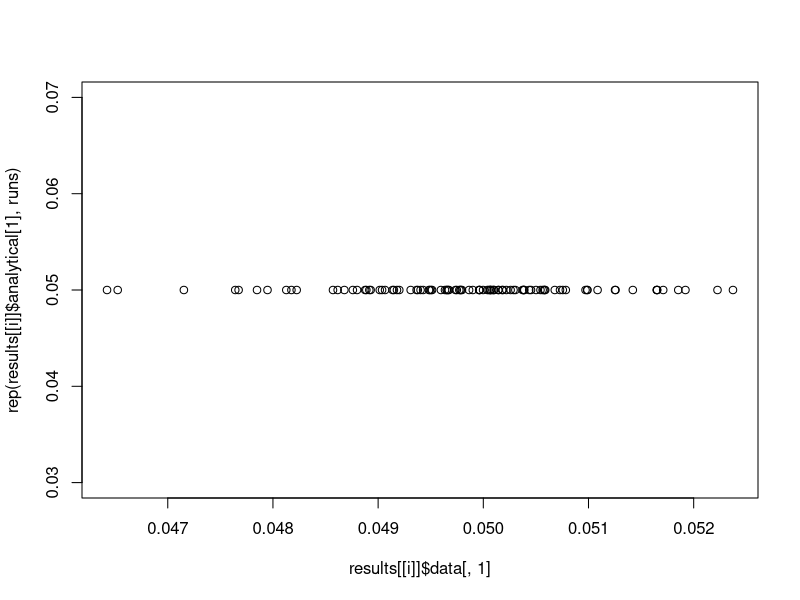
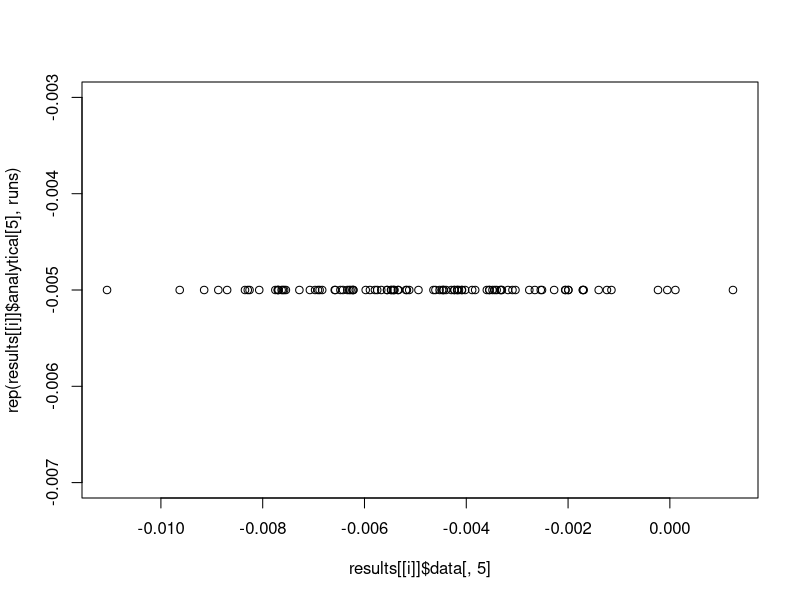
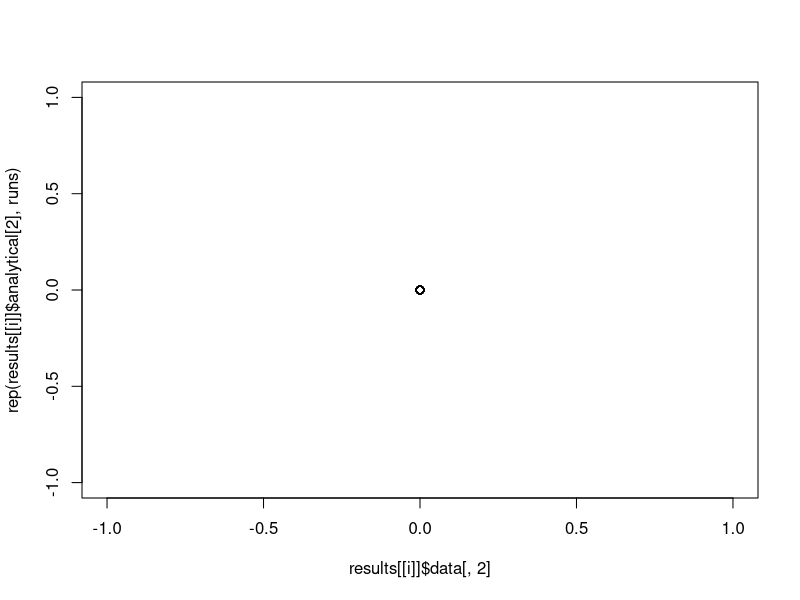
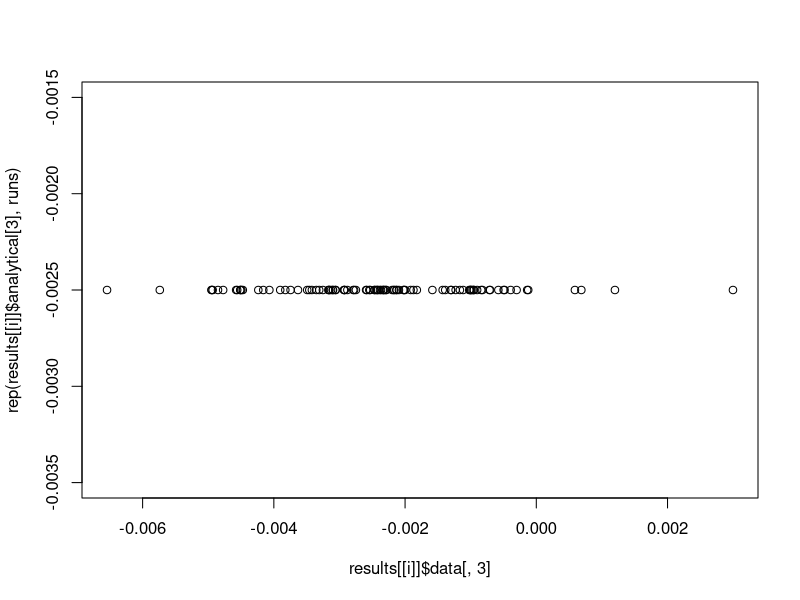
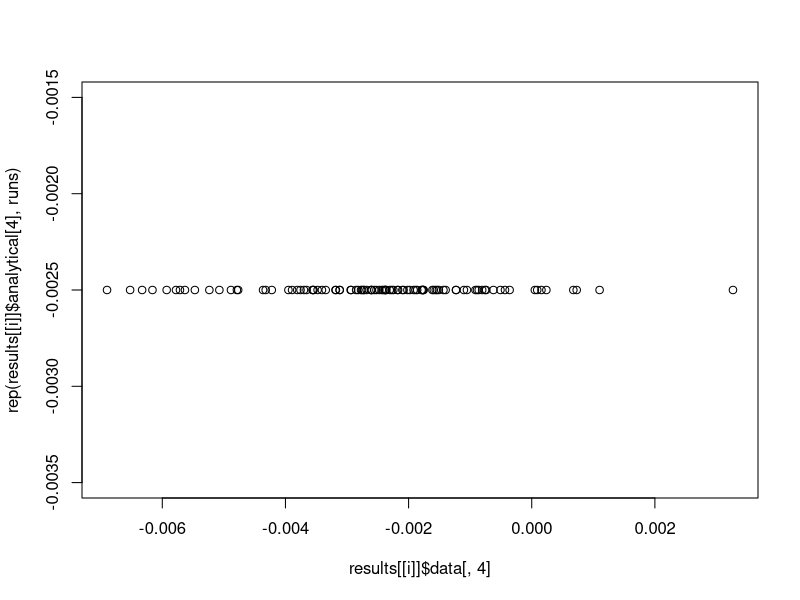
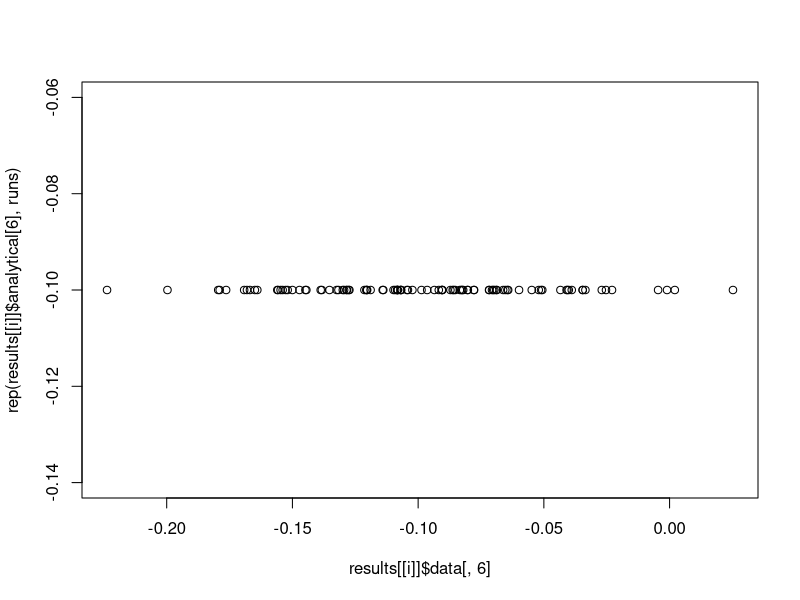
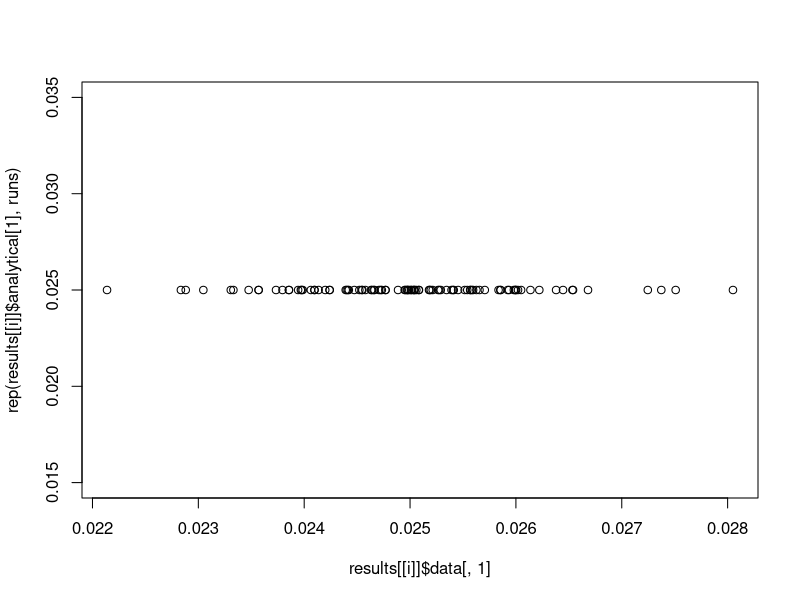
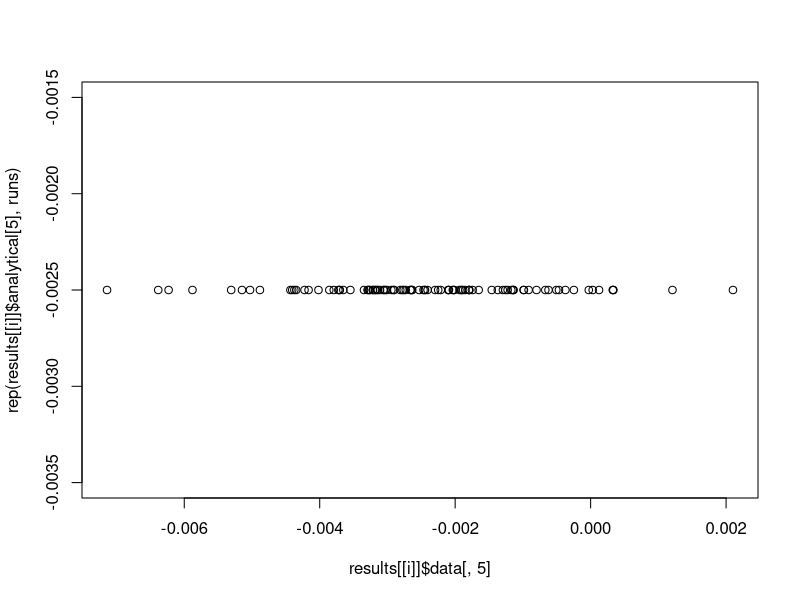

The R source for these figures, in order: (Note: this script raises an error after producing the figures.)
#################################### SUMMARY ################################### 

# This script chooses parameter values for the Monte Carlo exercise

# The first stage is assumed to be
# D = 1(z * (d0 + x'd)  >=  V)
# where the marginal distribution of V is N(0, 1), so the propensity score is
# p(x,z) = Phi(z * (d0 + x'd))
# d0 + x'd controls the sign of the relationship between Z and D. 

# The second stage is 
# Y(0) = U(0)
# Y(1) = B_0 + x'B + U(1)
# Y = Y(0) + D(Y(1) - Y(0))
# where (V, U(1), U(0)) are jointly normal. 

################################# FRONT MATTER #################################

rm(list = ls())
gc()

library(mvtnorm)
library(ggplot2)
library(dplyr)
library(tidyr)
library(boot)
library(xtable)

path <- getwd()

################################### SETTINGS ###################################

parameters <- vector(mode = "list", length = 2)
parameters[[1]] <- list()
parameters[[2]] <- list()

targets <- vector(mode = "list", length = 2)
targets[[1]] <- list(compliers = 0.11,
                     defiers = 0.09,
                     tau_B = -0.05,
                     tau_U = -0.05)
targets[[2]] <- list(compliers = 0.06,
                     defiers = 0.04,
                     tau_B = -0.05,
                     tau_U = -0.05)

e_tol <- 0.00000001 # error tolerance
# search bounds for use in calibration block 1 
bounds <- list(top =  c(0.1, 0.08), bottom = c(0.05, 0.01))

############################## CALIBRATION BLOCK 1 #############################

# Choose d0 and sqrt(d'd) (sd_d) to attain the desired shares of compliers and 
# defiers

# integrate this kernel from -d0 to Inf to get the share of compliers
# integrate -1 times this kernel from -Inf to -d0 to get the share of defiers
kernel <- function(z, d0, sd_d)(
  
  return((pnorm(d0 + z) - pnorm(0)) * dnorm(z, mean = 0, sd = sd_d))
  
)

# Loop to solve for sd_d which meets the compliers target
get_sd_d <- function(d0, e_tol, targets){
  
  # initial guess
  n_points <- 101
  sd_d <- seq(0.01, 1, length.out = n_points)
  compliers <- rep(0, n_points)
  
  for (i in 1:n_points){
    
    compliers[i] <- integrate(kernel, lower = -d0, upper = Inf, 
                              d0 = d0, sd_d = sd_d[i])$value
    
  }
  
  index <- which.min(abs(compliers - targets$compliers))
  upper <- sd_d[min(n_points, index + 1)]
  lower <- sd_d[max(1, index - 1)]
  error <- abs(compliers[index] - targets$compliers)
  
  # quick loop to improve
  while(error > e_tol){
    
    sd_d <- seq(lower, upper, length.out = n_points)
    for (i in 1:n_points){
      
      compliers[i] <- integrate(kernel, lower = -d0, upper = Inf, 
                                d0 = d0, sd_d = sd_d[i])$value
      
    }
    
    index <- which.min(abs(compliers - targets$compliers))
    upper <- sd_d[min(n_points, index + 1)]
    lower <- sd_d[max(1, index - 1)]
    error <- abs(compliers[index] - targets$compliers)
    
  }
  
  # final answer
  return(list(sd_d = sd_d[index], compliers = compliers[index]))
 
}

# Split the difference type algorithm to find d0 and sd_d 
# Assume that desired compliers share > desired defiers share
# Loop is as follows:
# * Take d0 as fixed
# * Choose sd_d to attain the desired compliers shares
# * For this (d0, sd_d) pair, evaluate the defier shares
# * If the defiers share is too small, d0 is too large -> revise upper bound
# * If the defiers share is too large, d0 is too small -> revise lower bound

for (i in 1:length(targets)){
  
  # upper and lower bounds of the search region
  top <- bounds$top[i]
  bottom <- bounds$bottom[i]
  
  count <- 0
  limit <- 1000 # maximum number of iterations
  
  while (count < limit){
    
    mid <- (top + bottom) / 2
    
    # solve for sd_d that matches compliers
    sd_d <- get_sd_d(d0 = mid, e_tol = e_tol, targets = targets[[i]])$sd_d
    
    # check defiers
    defiers <- - integrate(kernel, lower = - Inf, upper = -mid, 
                           d0 = mid, sd_d = sd_d)$value
    
    if (abs(defiers - targets[[i]]$defiers) < e_tol){
      print("converged")
      break
    }else{
      if (defiers > targets[[i]]$defiers){
        bottom <- mid
      }else{
        top <- mid
      }
    }
    
    count <- count + 1
    
  }
  
  parameters[[i]]$d0 <- mid
  parameters[[i]]$sd_d <- sd_d
  
}

############################## VALIDATE PARAMETERS #############################

# Check if these parameters give the correct shares for complier and defiers

K <- 3 # number of X variables
n <- 100000

results <- vector(mode = "list", length = length(parameters))

for (i in 1:length(parameters)){
  
  d <- runif(K, min = -1, max = 1)
  d <- d * parameters[[i]]$sd_d / sqrt(sum(d * d))
  
  X <- matrix(rnorm(n * K), nrow = n, ncol = K)
  Xd <- X %*% matrix(d, nrow = K, ncol = 1)
  
  comparisons <- matrix(0, 3, 2)
  
  comparisons[, 1] <- c(targets[[i]]$compliers + targets[[i]]$defiers,
                        targets[[i]]$compliers,
                        targets[[i]]$defiers)
  comparisons[1, 2] <- mean(abs(pnorm(parameters[[i]]$d0 + Xd) - pnorm(0)))
  comparisons[2, 2] <- mean(((parameters[[i]]$d0 + Xd) > 0) * 
                              abs(pnorm(parameters[[i]]$d0 + Xd) - pnorm(0)))
  comparisons[3, 2] <- mean(((parameters[[i]]$d0 + Xd) < 0) * 
                              abs(pnorm(parameters[[i]]$d0 + Xd) - pnorm(0)))
  
  rownames(comparisons) <- c("switchers", "compliers", "defiers")
  results[[i]] <- comparisons
  
}

results[[1]]
results[[2]]


############################## CALIBRATION BLOCK 2 #############################

# Given d0 and sd_d, choose B'd to target a value of the asymptotic estimand. 
# We have the formula
# tau = B0 + (B'd / d'd) * term_two + (rho_1v - rho_0v) * term_three
# where term_two captures the effect of XB and term three the effect of U. We 
# can simply evaluate these integrals and then choose the multiplying constants.

# kernel_one is s(X) * D * (Z - E[Z|X])
kernel_one <- function(z, d0, sd_d){
  
  return((2 * (d0 + z >= 0) - 1) * (pnorm(d0 + z) - pnorm(0)) * 
           dnorm(z, mean = 0, sd = sd_d))
  
}

# kernel_two is s(X) * D * (Z - E[Z|X]) * Xd 
kernel_two <- function(z, d0, sd_d){
  
  return((2 * (d0 + z >= 0) - 1) * (pnorm(d0 + z) - pnorm(0)) * 
           z * dnorm(z, mean = 0, sd = sd_d))
  
}

# kernel_three is s(X) * ((1 - D) * U0 + D * U1) * (Z - E[Z|X])
kernel_three <- function(z, d0, sd_d){
  
  return((2 * (d0 + z >= 0) - 1) * (dnorm(0) - dnorm(d0 + z)) * 
           dnorm(z, mean = 0, sd = sd_d))
  
}

for (i in 1:length(targets)){
  
  denom <- integrate(kernel_one, lower = -Inf, upper = Inf, 
                     d0 = parameters[[i]]$d0,
                     sd_d = parameters[[i]]$sd_d)$value
  
  term_two <- integrate(kernel_two, lower = -Inf, upper = Inf, 
                        d0 = parameters[[i]]$d0,
                        sd_d = parameters[[i]]$sd_d)$value / denom
  
  term_three <- integrate(kernel_three, lower = -Inf, upper = Inf, 
                          d0 = parameters[[i]]$d0,
                          sd_d = parameters[[i]]$sd_d)$value / denom
  
  # chi_two = ||B|| * B'd / ||d||
  chi_two <- targets[[i]]$tau_B / term_two
  rho_Bd <- - 0.5
  sd_B <- chi_two * parameters[[i]]$sd_d / rho_Bd
  
  # chi_three = sd_1 rho_1V - sd_0 rho_0V
  chi_three <- targets[[i]]$tau_U / term_three
  
  # fix correlations and adjst standard deviations to match the target
  sigma <- diag(1, 3)
  sigma[2, 1] <- -0.25
  sigma[3, 1] <- -0.5
  sigma[3, 2] <- 0.5
  sigma[1, 2] <- -0.25
  sigma[1, 3] <- -0.5
  sigma[2, 3] <- 0.5
  
  # assume sd_U is common for U(1) and U(0). Back it out.
  sd_U <- chi_three / (sigma[3, 1] - sigma[3, 2])
  # multiply by sd_U so that sigma is a covariance
  sigma[, 1:2] <- sigma[, 1:2] * sd_U
  sigma[1:2, ] <- sigma[1:2, ] * sd_U
  
  # # Randomly draw Sigma
  # A <- matrix(rnorm(9), nrow = 3, ncol = 3)
  # sigma <- t(A) %*% A
  # sd_V <- sqrt(sigma[3, 3])
  # sigma[3, ] <- sigma[3, ] / sd_V
  # sigma[, 3] <- sigma[, 3] / sd_V
  # chi_2 <- sigma[3, 1] - sigma[3, 2]
  parameters[[i]]$sd_B <- sd_B
  parameters[[i]]$rho_Bd <- rho_Bd
  parameters[[i]]$sigma <- sigma
  
}

############################## VALIDATE PARAMETERS #############################

# Check if parameters give the correct asymptotic estimand
K <- 3
n <- 100000
runs <- 100

# other parameters
pZ <- 1 / 2
Var_Z <- pZ * (1 - pZ)
B0 <- 0

results <- vector(mode = "list", length = 2)

for (i in 1:length(parameters)){
  
  analytical <- rep(0, 6)
  names(analytical) <- c("denom", "num_1", "num_2", "num_3", "num", "tau")
  analytical[1] <- Var_Z * 
    integrate(kernel_one, lower = -Inf, upper = Inf, 
              d0 = parameters[[i]]$d0, 
              sd_d = parameters[[i]]$sd_d)$value
  analytical[2] <- Var_Z * B0 * 
    integrate(kernel_one, lower = -Inf, upper = Inf, 
              d0 = parameters[[i]]$d0, 
              sd_d = parameters[[i]]$sd_d)$value
  analytical[3] <- Var_Z * 
    (parameters[[i]]$sd_B * parameters[[i]]$rho_Bd / parameters[[i]]$sd_d) *
    integrate(kernel_two, lower = -Inf, upper = Inf, 
              d0 = parameters[[i]]$d0, 
              sd_d = parameters[[i]]$sd_d)$value 
  analytical[4] <- Var_Z * 
    (parameters[[i]]$sigma[3, 1] - parameters[[i]]$sigma[3, 2]) * 
    integrate(kernel_three, lower = -Inf, upper = Inf, 
              d0 = parameters[[i]]$d0, 
              sd_d = parameters[[i]]$sd_d)$value    
  analytical[5] <- sum(analytical[2:4])
  analytical[6] <- analytical[5] / analytical[1]
  
  data <- matrix(0, runs, 6)
  colnames(data) <- c("denom", "num_1", "num_2", "num_3", "num", "tau")
  
  for (j in 1:runs){
    
    # Generate B and d subject to constraints
    # Construct orthogonal vectors 
    e_1 <- runif(K, min = - 1, max = 1)
    u <- runif(K, min = - 1, max = 1)
    e_2 <- u - sum(e_1 * u) * e_1 / (sum(e_1 ^ 2))
    e_1 <- e_1 / sqrt(sum(e_1 ^ 2))
    e_2 <- e_2 / sqrt(sum(e_2 ^ 2))
    
    # Use e_1 and e_2 to build d and B
    d <- e_1 * parameters[[i]]$sd_d
    B <- parameters[[i]]$sd_B * 
      (parameters[[i]]$rho_Bd * e_1 + sqrt(1 - parameters[[i]]$rho_Bd ^ 2) * e_2)
    
    X <- matrix(rnorm(n * K), nrow = n, ncol = K)
    Xd <- X %*% as.matrix(d, nrow = K, ncol = 1)
    XB <- X %*% as.matrix(B, nrow = K, ncol = 1)
    
    s <- 2 * as.numeric(parameters[[i]]$d0 + Xd >= 0) - 1
    
    Z <- rbinom(n, 1, pZ)
    Z_tilde <- Z - mean(Z)
    
    U <- rmvnorm(n, mean = rep(0, K), sigma = parameters[[i]]$sigma)
    colnames(U) <- c("U1", "U0", "V")
    U <- data.frame(U)
    
    D <- as.numeric(Z * (parameters[[i]]$d0 + Xd) >= U$V)
    
    Y <- (1 - D) * U$U0 + D * (B0 + XB + U$U1)
    
    # Denominator
    data[j, 1] <- mean(s * D * Z_tilde)
    
    # Numerator
    data[j, 2] <- B0 * mean(s * D * Z_tilde)
    data[j, 3] <- mean(s * D * XB * Z_tilde)
    data[j, 4] <- mean(s * ((1 - D) * U$U0 + D * U$U1) * Z_tilde)
    data[j, 5] <- sum(data[j, 2:4])
    
    # Estimand
    data[j, 6] <- data[j, 5] / data[j, 1]
    
  }
  
  results[[i]] <- list(analytical = analytical,
                       data = data)
  
}

for (i in 1:length(parameters)){
  
  # denominator
  plot(results[[i]]$data[, 1], rep(results[[i]]$analytical[1], runs))
  mean(results[[i]]$data[, 1])
  results[[i]]$analytical[1]
  
  # numerator
  plot(results[[i]]$data[, 5], rep(results[[i]]$analytical[5], runs))
  mean(results[[i]]$data[, 5])
  results[[i]]$analytical[5]
  
  # numerator part 1
  plot(results[[i]]$data[, 2], rep(results[[i]]$analytical[2], runs))
  mean(results[[i]]$data[, 2])
  results[[i]]$analytical[2]
  
  # numerator part 2
  plot(results[[i]]$data[, 3], rep(results[[i]]$analytical[3], runs))
  mean(results[[i]]$data[, 3])
  results[[i]]$analytical[3]
  
  # numerator part 3
  plot(results[[i]]$data[, 4], rep(results[[i]]$analytical[4], runs))
  mean(results[[i]]$data[, 4])
  results[[i]]$analytical[4]
  
  # tau
  plot(results[[i]]$data[, 6], rep(results[[i]]$analytical[6], runs))
  mean(results[[i]]$data[, 6])
  results[[i]]$analytical[6]
  
}

############################### SWITCHER DENSITY ###############################

# Given these parameters, plot the density of switchers (compliers and defiers)
n_points <- 1001
C <- seq(-1/2, 1/2, length.out = n_points)

filenames <- paste0("switcher_dens_parameters_", 1:length(parameters))

for (i in 1:length(parameters)){
  
  dens <- rep(0, n_points)
  dist <- rep(0, n_points)
  
  for (j in 1:n_points){
    
    dist[j] <- pnorm(qnorm(pnorm(0) + C[j]) - parameters[[i]]$d0, 
                     mean = 0, sd = parameters[[i]]$sd_d) 
    dens[j] <-  dnorm(qnorm(pnorm(0) + C[j]) - parameters[[i]]$d0, 
                      mean = 0, sd = parameters[[i]]$sd_d) / 
      dnorm(qnorm(pnorm(0) + C[j]) - parameters[[i]]$d0)
    
  }
  
  plot(C, dist)
  plot(C, dens)
  
  # verify by simulation
  K <- 3
  n <- 100000
  d <- runif(K, min = - 1, max  = 1)
  d <- d * parameters[[i]]$sd_d / sqrt(sum(d ^ 2))
  X <- matrix(rnorm(n * K), nrow = n, ncol = K)
  Xd <- X %*% as.matrix(d, nrow = K, ncol = 1)
  Delta <- pnorm(Xd + parameters[[i]]$d0) - pnorm(0)
  
  emp_dist <- ecdf(Delta)
  data_dist <- rep(0, n_points)
  
  for (j in 1:n_points){
    
    data_dist[j] <- emp_dist(C[j])
    
  }
  
  plot_data <- data.frame(C = C, data = data_dist, analytical = dist)
  plot_data %>% ggplot() + 
    geom_line(aes(x = C, y = data, col = "data")) + 
    geom_line(aes(x = C, y = analytical, col = "analytical")) + 
    theme_bw() + 
    theme(legend.title = element_blank())
  
  data_dens <- density(Delta)
  plot(data_dens)
  lines(C, dens, lty = 2)
  
  dens[1] <- 0
  dens[n_points] <- 0
  
  # Nice plot of the density of switchers
  pdf(file = paste0(filenames[i], ".pdf"), width = 8.98, height = 5.60)
  plot_data <- data.frame(C = C, dens = dens)
  print(plot_data %>% ggplot() + 
    geom_line(aes(x = C, y = dens, col = "density")) + 
    geom_vline(aes(xintercept = pnorm(parameters[[i]]$d0) - pnorm(0), col = "d0"),
               linetype = "dotted") + 
    theme_bw() + 
    scale_color_manual(values = c("density" = "#F8766D",
                                  "d0" = "black")) + 
    labs(x = "p(x,1) - p(x,0)", y = "") +
    theme(legend.position = "null"))
  dev.off()
  
}

################################## SAVE OUTPUT #################################

calibration <- list(targets = targets, 
                    parameters = parameters)
saveRDS(calibration, 
        file = paste0(path, "/Monte_Carlo/switchers_calibration.rds"))
